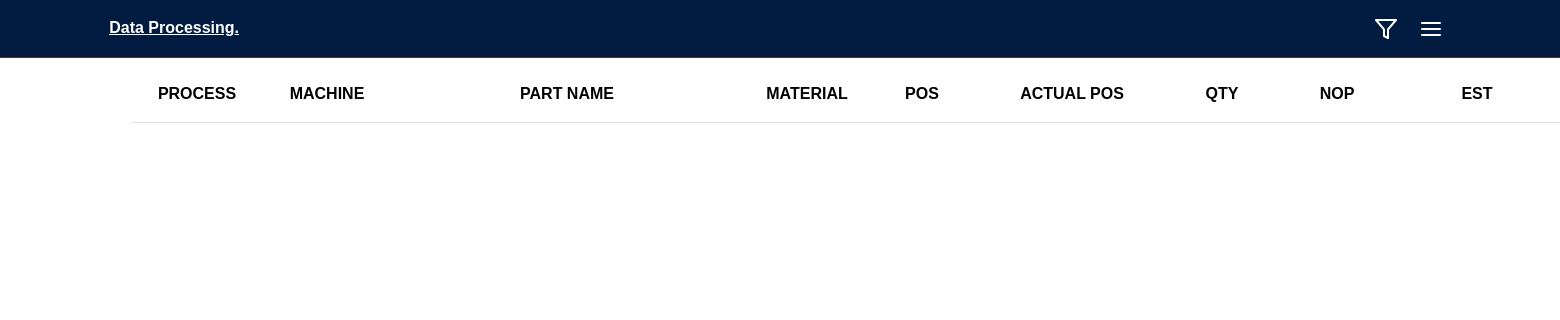
/progres.php?process=WIRECUT, run on an earlier commit of the app's database.
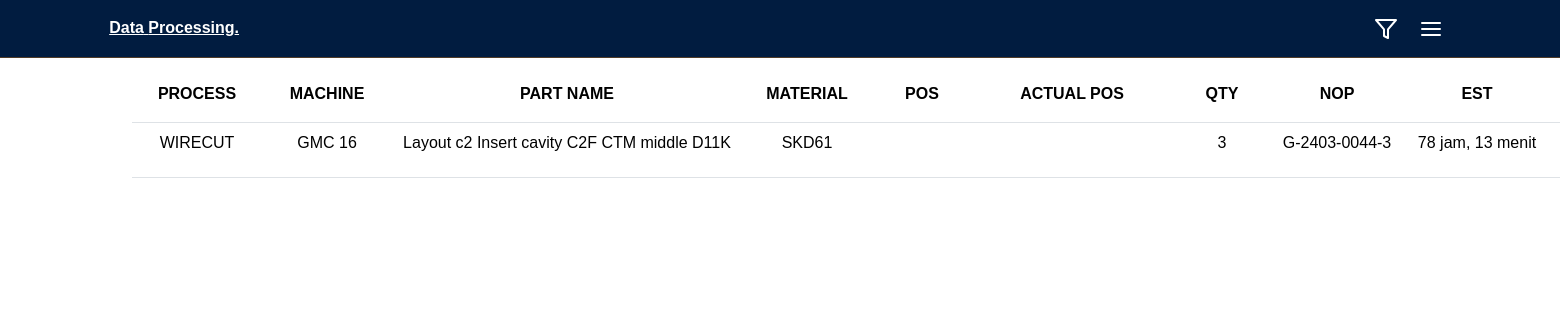
And on a later commit of the database.
### tables this page shows
CREATE TABLE `data` (
  `id` int(255) NOT NULL,
  `PROCESS` varchar(255) NOT NULL,
  `MACHINE` varchar(255) NOT NULL,
  `PART_NAME` varchar(255) NOT NULL,
  `MATERIAL` varchar(255) NOT NULL,
  `POS` varchar(255) NOT NULL,
  `ACTUAL_POS` varchar(255) NOT NULL,
  `QTY` varchar(255) NOT NULL,
  `NOP` varchar(255) NOT NULL,
  `EST` varchar(255) NOT NULL,
  `DATE` date NOT NULL,
  `START_TIME` varchar(50) NOT NULL DEFAULT '00:00:00',
  `END_TIME` varchar(50) NOT NULL DEFAULT '00:00:00',
  `DURATION` varchar(50) NOT NULL DEFAULT '00:00:00',
  `STATUS` varchar(255) NOT NULL,
  `REMARK` varchar(255) NOT NULL,
  `PRIORITAS` varchar(255) NOT NULL
);

### progres.php (the view, shortened to what this page needs)
<?php
    include_once("./koneksi.php");
    $processFilter = isset($_GET['process']) ? mysqli_real_escape_string($db, $_GET['process']) : '';
    $query = "SELECT * FROM data WHERE START_TIME != '00:00:00' AND END_TIME = '00:00:00'";
    if ($processFilter) {
        $query .= " AND PROCESS = '$processFilter'";
    }
    $query .= " ORDER BY PRIORITAS DESC, id ASC";
    $result = mysqli_query($db, $query);
?>
<!DOCTYPE html>
<html lang="en">
<head>
    <link href="https://cdn.jsdelivr.net/npm/bootstrap@5.3.3/dist/css/bootstrap.min.css" rel="stylesheet">
    <link rel="stylesheet" href="./index.css">
</head>
<body>
    <nav class="navbar">
        <a href="#" class="navbar-logo">Data<span> Processing</span>.</a>
        <div class="navbar-extra">
            <a href="#" id="filter-button" class="filter"><i data-feather="filter"></i></a>
            <a href="#" id="hamburger-menu"><i data-feather="menu"></i></a>
        </div>
    </nav>
    <div class="container">
        <table class="table">
            <thead>
                <tr align="center">
                    <th scope="col" class="process">PROCESS</th>
                    <th scope="col" class="machine">MACHINE</th>
                    <th scope="col" class="part">PART NAME</th>
                    <th scope="col" class="material">MATERIAL</th>
                    <th scope="col" class="pos">POS</th>
                    <th scope="col" class="actual">ACTUAL POS</th>
                    <th scope="col" class="qty">QTY</th>
                    <th scope="col" class="nop">NOP</th>
                    <th scope="col" class="est">EST</th>
                    <th scope="col" class="date">DATE</th>
                </tr>
            </thead>
            <tbody>
                <?php
                    foreach ($result as $data) {
                    ?>
                    <tr>
                        <td class="process"><?php echo htmlspecialchars($data["PROCESS"]); ?></td>
                        <td class="machine"><?php echo htmlspecialchars($data["MACHINE"]); ?></td>
                        <td class="part"><?php echo htmlspecialchars($data["PART_NAME"]); ?></td>
                        <td class="material"><?php echo htmlspecialchars($data["MATERIAL"]); ?></td>
                        <td class="pos"><?php echo htmlspecialchars($data["POS"]); ?></td>
                        <td class="actual"><?php echo htmlspecialchars($data["ACTUAL_POS"]); ?></td>
                        <td class="qty"><?php echo htmlspecialchars($data["QTY"]); ?></td>
                        <td class="nop"><?php echo htmlspecialchars($data["NOP"]); ?></td>
                        <td class="est" data-field="est"><?php echo htmlspecialchars($data["EST"]); ?></td>
                        <td class="date">
                        </td>
                    </tr>
                <?php } ?>
            </tbody>
        </table>
    </div>
</body>
</html>

What changed in the data, as far as the page shows it:
now on this page (row edited): data: PROCESS "WIRECUT", MACHINE "GMC 16", PART_NAME "Layout c2 Insert cavity C2F CTM middle D11K", MATERIAL "SKD61", QTY "3", NOP "G-2403-0044-3", EST "78 jam, 13 menit"
